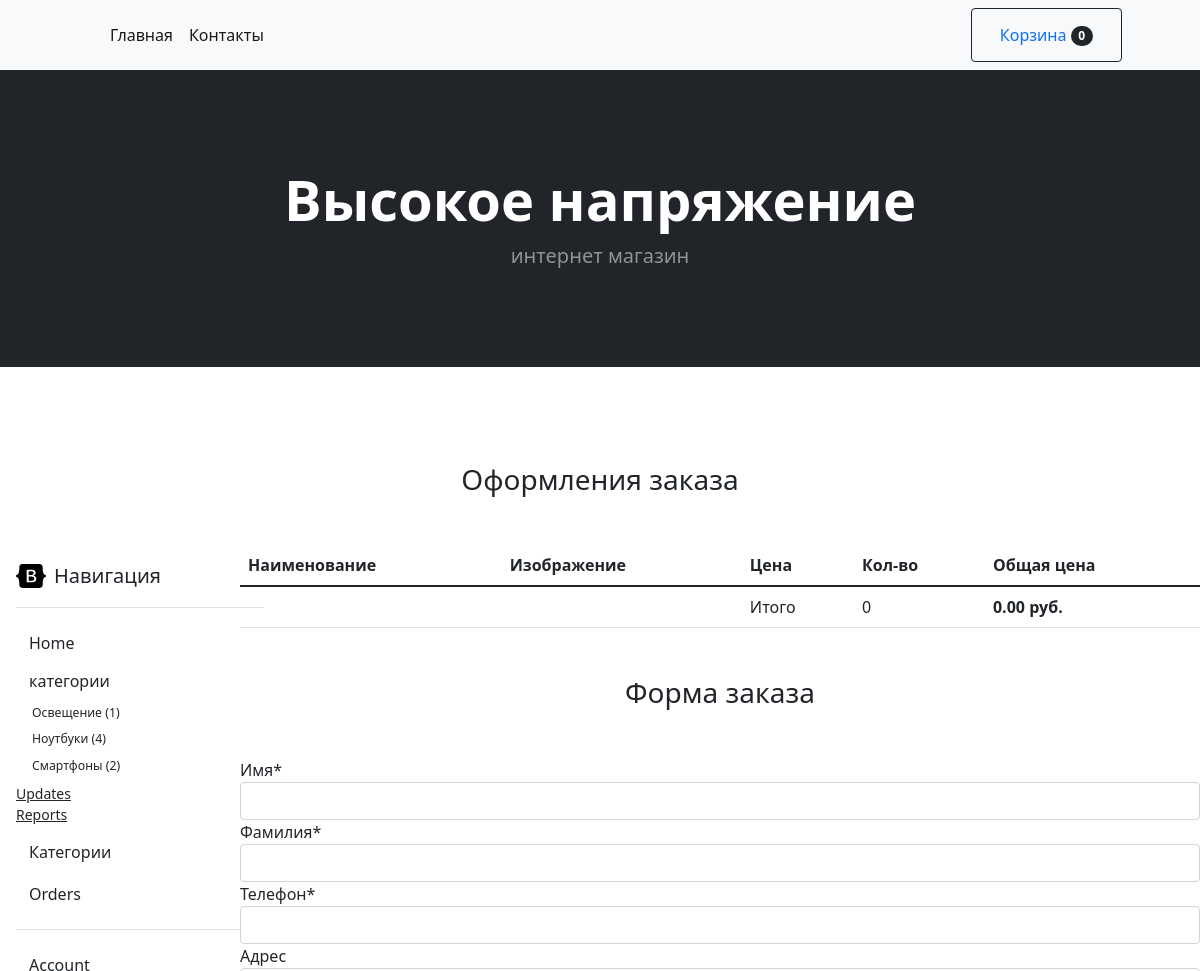
Page /checkout/ (upper part) on the earlier database version.
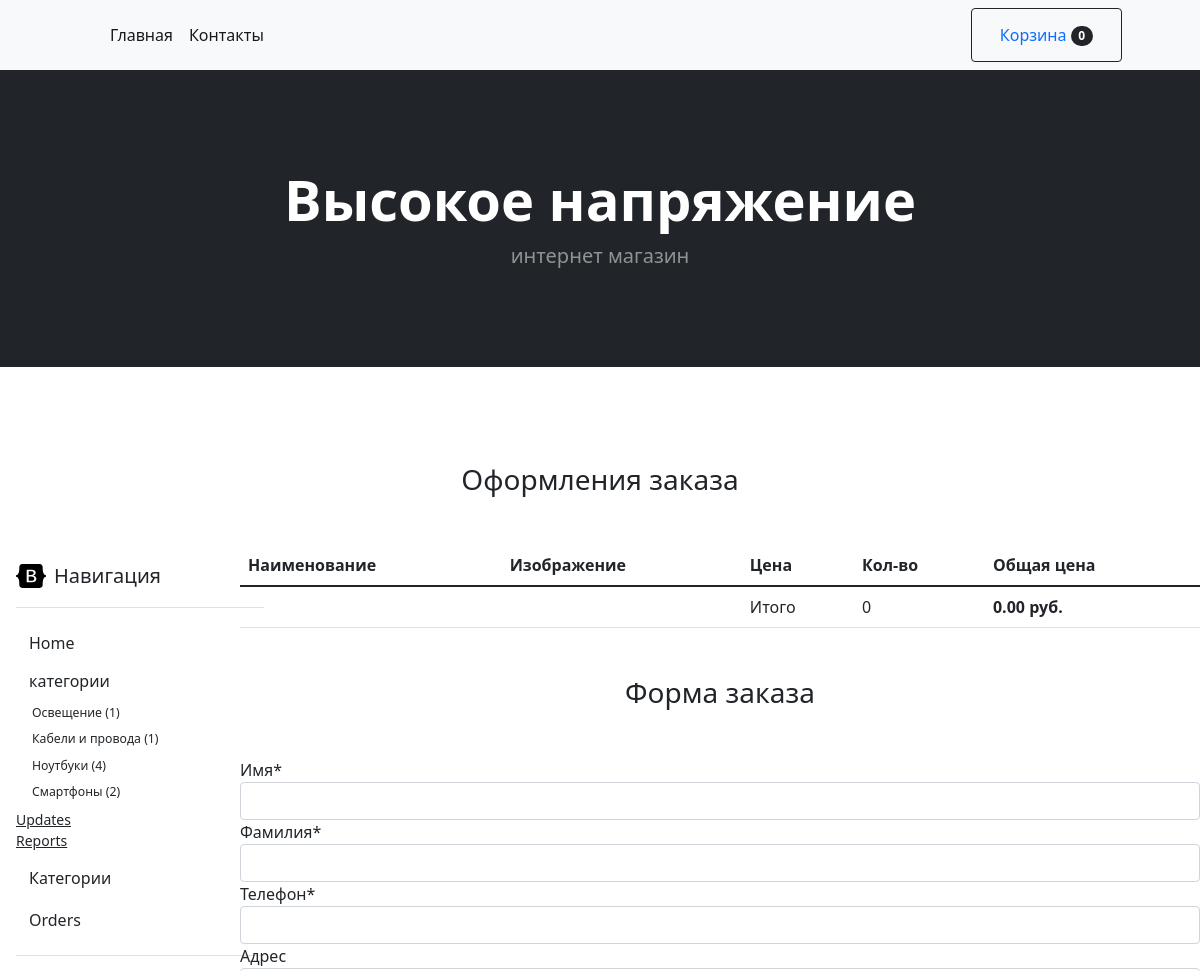
Same page on the later database version.
### mainapp/models.py (models this page shows, shortened)
class Category(models.Model):
	name = models.CharField(max_length=255, verbose_name="имя категории")
	slug = models.SlugField(unique=True)
	objects = CategoryManager()
	def get_absolute_url(self):
		return reverse('category_detail', kwargs={'slug': self.slug})

### mainapp/views.py (the view)
# urls.py: path('checkout/', CheckoutView.as_view(), name='checkout'),
class CheckoutView(CartMixin, View):
    def get(self, request, *args, **kwargs):
        categories = Category.objects.get_categories_for_left_sidebar()
        form = OrderForm(request.POST or None)
        context = {
            'cart': self.cart,
            'categories': categories,
            'form': form
        }
        return render(request, 'checkout.html', context)

### mainapp/forms.py
class OrderForm(forms.ModelForm):
	def __init__(self, *args, **kwargs):
		super().__init__(*args, **kwargs)
		self.fields['order_date'].label = 'Дата получения заказа'
	order_date = forms.DateField(widget=forms.TextInput(attrs={'type': 'date'}))
	class Meta:
		model = Order
		fields = (
			'first_name', 'last_name', 'phone', 'address', 'buying_type', 'order_date', 'comment'
			)

### mainapp/mixins.py (called while the page is built)
	def dispatch(self, request, *args, **kwargs):
		if request.user.is_authenticated:
			customer = Customer.objects.filter(user=request.user).first()
			if not customer:
				customer = Customer.objects.create(user=request.user)
			cart = Cart.objects.filter(owner=customer).first()
			if not cart:
				cart = Cart.objects.create(owner=customer)
		else:
			cart = Cart.objects.filter(for_anonymous_user=True).first()
			if not cart:
				cart = Cart.objects.create(for_anonymous_user=True)
		self.cart = cart
		return super().dispatch(request, *args, **kwargs)

### mainapp/models.py (called while the page is built)
def get_models_for_count(*model_names):
	return [models.Count(model_name) for model_name in model_names]

	def get_queryset(self):
		return super().get_queryset()

### mainapp/templates/checkout.html (shortened to what this page needs)
{% extends 'base.html' %}
{% load crispy_forms_tags %}
{% block content %}
	<h3 class="text-center mt-5 mb-5">Оформления заказа </h3>
<section id="content-sec">
	<table class="table">
		<thead>
			<tr>
				<th scope="col">Наименование</th>
				<th scope="col">Изображение</th>
				<th scope="col">Цена</th>
				<th scope="col">Кол-во</th>
					<th scope="col">Общая цена</th>
			</tr>
		</thead>
		<tbody>
			<tr>
				<td colspan="2"></td>
				<td>Итого</td>
				<td>{{ cart.total_product }}</td>
				<td><strong>{{ cart.final_price }} руб.</strong></td>
			</tr>
		</tbody>
	</table>
	<h3 class="text-center mt-5 mb-5">Форма заказа</h3>
	<form action="{% url 'make_order' %}" method="POST">
		{{ form|crispy }}
	</form>
</section>
{% endblock content %}

### mainapp/templates/base.html (shortened to what the changed rows need)
<!DOCTYPE html>
<html lang="en">
    <head>
        <link href="https://cdn.jsdelivr.net/npm/bootstrap@5.1.3/dist/css/bootstrap.min.css" rel="stylesheet">
    </head>
    <body>
        <header class="bg-dark py-5" >
            <div class="container px-4 px-lg-5 my-5">
                <div class="text-center text-white">
                    <h1 class="display-4 fw-bolder">Высокое напряжение</h1>
                </div>
            </div>
        </header>
        <section class="py-5" id="">
            {% block content %}{% endblock content %}
            <div class="flex-shrink-0 p-3 bg-white" style="width: 280px;" id="nav-pan">
                <ul class="list-unstyled ps-0">
                    <li class="mb-1">
                        <div class="collapse show" id="home-collapse">
                            <ul class="btn-toggle-nav list-unstyled fw-normal pb-1 small">
                                <li>
                                        <div class="collapse show" id="item-collapse">
                                            <ul class="btn-toggle-nav list-unstyled fw-normal pb-1 small">
                                                {% for category in categories %}
                                                <li><a class="dropdown-item" href="{{ category.url}}">{{ category.name }} ({{ category.count }})</a></li>
                                                {% endfor %}
                                            </ul>
                                        </div>
                                </li>
                            </ul>
                        </div>
                    </li>
                </ul>
            </div>
        </section>
    </body>
</html>

Differences in the rows shown:
added Category: name "Кабели и провода"
Other differences:
new list line: "( 1 )"
